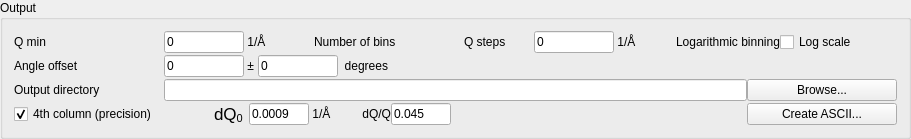
                <widget class="QGroupBox" name="groupBox_4">
                 <property name="title">
                  <string>Output</string>
                 </property>
                 <layout class="QVBoxLayout" name="verticalLayout_8">
                  <property name="spacing">
                   <number>2</number>
                  </property>
                  <item>
                   <layout class="QHBoxLayout" name="horizontalLayout_14">
                    <property name="spacing">
                     <number>0</number>
                    </property>
                    <item>
                     <widget class="QLabel" name="q_min_label">
                      <property name="sizePolicy">
                       <sizepolicy hsizetype="Fixed" vsizetype="Preferred">
                        <horstretch>0</horstretch>
                        <verstretch>0</verstretch>
                       </sizepolicy>
                      </property>
                      <property name="minimumSize">
                       <size>
                        <width>150</width>
                        <height>0</height>
                       </size>
                      </property>
                      <property name="maximumSize">
                       <size>
                        <width>150</width>
                        <height>16777215</height>
                       </size>
                      </property>
                      <property name="text">
                       <string>Q min</string>
                      </property>
                     </widget>
                    </item>
                    <item>
                     <widget class="QLineEdit" name="q_min_edit">
                      <property name="minimumSize">
                       <size>
                        <width>80</width>
                        <height>0</height>
                       </size>
                      </property>
                      <property name="maximumSize">
                       <size>
                        <width>80</width>
                        <height>16777215</height>
                       </size>
                      </property>
                      <property name="text">
                       <string>0</string>
                      </property>
                     </widget>
                    </item>
                    <item>
                     <widget class="QLabel" name="q_min_unit_label">
                      <property name="minimumSize">
                       <size>
                        <width>70</width>
                        <height>0</height>
                       </size>
                      </property>
                      <property name="maximumSize">
                       <size>
                        <width>70</width>
                        <height>16777215</height>
                       </size>
                      </property>
                      <property name="text">
                       <string> 1/Å</string>
                      </property>
                     </widget>
                    </item>
                    <item>
                     <widget class="QLabel" name="q_bins_label">
                      <property name="sizePolicy">
                       <sizepolicy hsizetype="Fixed" vsizetype="Preferred">
                        <horstretch>0</horstretch>
                        <verstretch>0</verstretch>
                       </sizepolicy>
                      </property>
                      <property name="minimumSize">
                       <size>
                        <width>150</width>
                        <height>0</height>
                       </size>
                      </property>
                      <property name="maximumSize">
                       <size>
                        <width>150</width>
                        <height>16777215</height>
                       </size>
                      </property>
                      <property name="text">
                       <string>Number of bins  </string>
                      </property>
                     </widget>
                    </item>
                    <item>
                     <widget class="QLabel" name="q_step_label">
                      <property name="minimumSize">
                       <size>
                        <width>70</width>
                        <height>0</height>
                       </size>
                      </property>
                      <property name="maximumSize">
                       <size>
                        <width>70</width>
                        <height>16777215</height>
                       </size>
                      </property>
                      <property name="text">
                       <string>Q steps </string>
                      </property>
                     </widget>
                    </item>
                    <item>
                     <widget class="QLineEdit" name="q_step_edit">
                      <property name="minimumSize">
                       <size>
                        <width>80</width>
                        <height>0</height>
                       </size>
                      </property>
                      <property name="maximumSize">
                       <size>
                        <width>80</width>
                        <height>16777215</height>
                       </size>
                      </property>
                      <property name="text">
                       <string>0</string>
                      </property>
                     </widget>
                    </item>
                    <item>
                     <widget class="QLabel" name="q_step_unit_label">
                      <property name="text">
                       <string> 1/Å</string>
                      </property>
                     </widget>
                    </item>
                    <item>
                     <spacer name="horizontalSpacer_19">
                      <property name="orientation">
                       <enum>Qt::Horizontal</enum>
                      </property>
                      <property name="sizeType">
                       <enum>QSizePolicy::Fixed</enum>
                      </property>
                      <property name="sizeHint" stdset="0">
                       <size>
                        <width>40</width>
                        <height>20</height>
                       </size>
                      </property>
                     </spacer>
                    </item>
                    <item>
                     <widget class="QLabel" name="label_4">
                      <property name="text">
                       <string>Logarithmic binning</string>
                      </property>
                     </widget>
                    </item>
                    <item>
                     <widget class="QCheckBox" name="log_scale_chk">
                      <property name="text">
                       <string>Log scale</string>
                      </property>
                     </widget>
                    </item>
                    <item>
                     <spacer name="horizontalSpacer_16">
                      <property name="orientation">
                       <enum>Qt::Horizontal</enum>
                      </property>
                      <property name="sizeHint" stdset="0">
                       <size>
                        <width>40</width>
                        <height>20</height>
                       </size>
                      </property>
                     </spacer>
                    </item>
                   </layout>
                  </item>
                  <item>
                   <layout class="QHBoxLayout" name="horizontalLayout_16">
                    <property name="spacing">
                     <number>0</number>
                    </property>
                    <item>
                     <widget class="QLabel" name="angle_offset_label">
                      <property name="sizePolicy">
                       <sizepolicy hsizetype="Fixed" vsizetype="Preferred">
                        <horstretch>0</horstretch>
                        <verstretch>0</verstretch>
                       </sizepolicy>
                      </property>
                      <property name="minimumSize">
                       <size>
                        <width>150</width>
                        <height>0</height>
                       </size>
                      </property>
                      <property name="maximumSize">
                       <size>
                        <width>150</width>
                        <height>16777215</height>
                       </size>
                      </property>
                      <property name="text">
                       <string>Angle offset</string>
                      </property>
                     </widget>
                    </item>
                    <item>
                     <widget class="QLineEdit" name="angle_offset_edit">
                      <property name="minimumSize">
                       <size>
                        <width>80</width>
                        <height>0</height>
                       </size>
                      </property>
                      <property name="maximumSize">
                       <size>
                        <width>80</width>
                        <height>16777215</height>
                       </size>
                      </property>
                      <property name="text">
                       <string>0</string>
                      </property>
                     </widget>
                    </item>
                    <item>
                     <widget class="QLabel" name="angle_offset_pm_label">
                      <property name="text">
                       <string> ± </string>
                      </property>
                     </widget>
                    </item>
                    <item>
                     <widget class="QLineEdit" name="angle_offset_error_edit">
                      <property name="minimumSize">
                       <size>
                        <width>80</width>
                        <height>0</height>
                       </size>
                      </property>
                      <property name="maximumSize">
                       <size>
                        <width>80</width>
                        <height>16777215</height>
                       </size>
                      </property>
                      <property name="text">
                       <string>0</string>
                      </property>
                     </widget>
                    </item>
                    <item>
                     <widget class="QLabel" name="angle_offset_unit_label">
                      <property name="text">
                       <string>  degrees</string>
                      </property>
                     </widget>
                    </item>
                    <item>
                     <spacer name="horizontalSpacer_20">
                      <property name="orientation">
                       <enum>Qt::Horizontal</enum>
                      </property>
                      <property name="sizeHint" stdset="0">
                       <size>
                        <width>40</width>
                        <height>20</height>
                       </size>
                      </property>
                     </spacer>
                    </item>
                   </layout>
                  </item>
                  <item>
                   <layout class="QHBoxLayout" name="horizontalLayout_19">
                    <property name="spacing">
                     <number>0</number>
                    </property>
                    <item>
                     <widget class="QLabel" name="outdir_label">
                      <property name="sizePolicy">
                       <sizepolicy hsizetype="Fixed" vsizetype="Preferred">
                        <horstretch>0</horstretch>
                        <verstretch>0</verstretch>
                       </sizepolicy>
                      </property>
                      <property name="minimumSize">
                       <size>
                        <width>150</width>
                        <height>0</height>
                       </size>
                      </property>
                      <property name="maximumSize">
                       <size>
                        <width>150</width>
                        <height>16777215</height>
                       </size>
                      </property>
                      <property name="text">
                       <string>Output directory</string>
                      </property>
                     </widget>
                    </item>
                    <item>
                     <widget class="QLineEdit" name="outdir_edit">
                      <property name="sizePolicy">
                       <sizepolicy hsizetype="Expanding" vsizetype="Fixed">
                        <horstretch>0</horstretch>
                        <verstretch>0</verstretch>
                       </sizepolicy>
                      </property>
                     </widget>
                    </item>
                    <item>
                     <widget class="QPushButton" name="outdir_browse_button">
                      <property name="minimumSize">
                       <size>
                        <width>150</width>
                        <height>0</height>
                       </size>
                      </property>
                      <property name="maximumSize">
                       <size>
                        <width>150</width>
                        <height>16777215</height>
                       </size>
                      </property>
                      <property name="text">
                       <string>Browse...</string>
                      </property>
                     </widget>
                    </item>
                   </layout>
                  </item>
                  <item>
                   <layout class="QHBoxLayout" name="horizontalLayout_29">
                    <property name="spacing">
                     <number>0</number>
                    </property>
                    <item>
                     <widget class="QCheckBox" name="fourth_column_switch">
                      <property name="minimumSize">
                       <size>
                        <width>200</width>
                        <height>0</height>
                       </size>
                      </property>
                      <property name="maximumSize">
                       <size>
                        <width>200</width>
                        <height>16777215</height>
                       </size>
                      </property>
                      <property name="text">
                       <string>4th column (precision)</string>
                      </property>
                      <property name="checked">
                       <bool>true</bool>
                      </property>
                     </widget>
                    </item>
                    <item>
                     <widget class="QLabel" name="dq0_label">
                      <property name="sizePolicy">
                       <sizepolicy hsizetype="Fixed" vsizetype="Preferred">
                        <horstretch>0</horstretch>
                        <verstretch>0</verstretch>
                       </sizepolicy>
                      </property>
                      <property name="minimumSize">
                       <size>
                        <width>35</width>
                        <height>0</height>
                       </size>
                      </property>
                      <property name="maximumSize">
                       <size>
                        <width>35</width>
                        <height>16777215</height>
                       </size>
                      </property>
                      <property name="text">
                       <string>&lt;!DOCTYPE HTML PUBLIC &quot;-//W3C//DTD HTML 4.0//EN&quot; &quot;http://www.w3.org/TR/REC-html40/strict.dtd&quot;&gt;
&lt;html&gt;&lt;head&gt;&lt;meta name=&quot;qrichtext&quot; content=&quot;1&quot; /&gt;&lt;style type=&quot;text/css&quot;&gt;
p, li { white-space: pre-wrap; }
&lt;/style&gt;&lt;/head&gt;&lt;body style=&quot; font-family:'Lucida Grande'; font-size:13pt; font-weight:400; font-style:normal;&quot;&gt;
&lt;p style=&quot; margin-top:0px; margin-bottom:0px; margin-left:0px; margin-right:0px; -qt-block-indent:0; text-indent:0px;&quot;&gt;dQ&lt;span style=&quot; vertical-align:sub;&quot;&gt;0&lt;/span&gt;&lt;/p&gt;&lt;/body&gt;&lt;/html&gt;</string>
                      </property>
                     </widget>
                    </item>
                    <item>
                     <widget class="QLineEdit" name="dq0">
                      <property name="minimumSize">
                       <size>
                        <width>60</width>
                        <height>0</height>
                       </size>
                      </property>
                      <property name="maximumSize">
                       <size>
                        <width>60</width>
                        <height>16777215</height>
                       </size>
                      </property>
                      <property name="text">
                       <string>0.0009</string>
                      </property>
                     </widget>
                    </item>
                    <item>
                     <widget class="QLabel" name="dq0_unit">
                      <property name="text">
                       <string> 1/Å</string>
                      </property>
                     </widget>
                    </item>
                    <item>
                     <widget class="QLabel" name="dq_over_q_label">
                      <property name="sizePolicy">
                       <sizepolicy hsizetype="Fixed" vsizetype="Preferred">
                        <horstretch>0</horstretch>
                        <verstretch>0</verstretch>
                       </sizepolicy>
                      </property>
                      <property name="minimumSize">
                       <size>
                        <width>60</width>
                        <height>0</height>
                       </size>
                      </property>
                      <property name="maximumSize">
                       <size>
                        <width>60</width>
                        <height>16777215</height>
                       </size>
                      </property>
                      <property name="text">
                       <string>dQ/Q</string>
                      </property>
                      <property name="alignment">
                       <set>Qt::AlignRight|Qt::AlignTrailing|Qt::AlignVCenter</set>
                      </property>
                     </widget>
                    </item>
                    <item>
                     <widget class="QLineEdit" name="dq_over_q">
                      <property name="minimumSize">
                       <size>
                        <width>60</width>
                        <height>0</height>
                       </size>
                      </property>
                      <property name="maximumSize">
                       <size>
                        <width>60</width>
                        <height>16777215</height>
                       </size>
                      </property>
                      <property name="text">
                       <string>0.045</string>
                      </property>
                     </widget>
                    </item>
                    <item>
                     <spacer name="horizontalSpacer_17">
                      <property name="orientation">
                       <enum>Qt::Horizontal</enum>
                      </property>
                      <property name="sizeHint" stdset="0">
                       <size>
                        <width>40</width>
                        <height>20</height>
                       </size>
                      </property>
                     </spacer>
                    </item>
                    <item>
                     <widget class="QPushButton" name="create_ascii_button">
                      <property name="minimumSize">
                       <size>
                        <width>150</width>
                        <height>0</height>
                       </size>
                      </property>
                      <property name="maximumSize">
                       <size>
                        <width>150</width>
                        <height>16777215</height>
                       </size>
                      </property>
                      <property name="text">
                       <string>Create ASCII...</string>
                      </property>
                     </widget>
                    </item>
                   </layout>
                  </item>
                 </layout>
                </widget>
